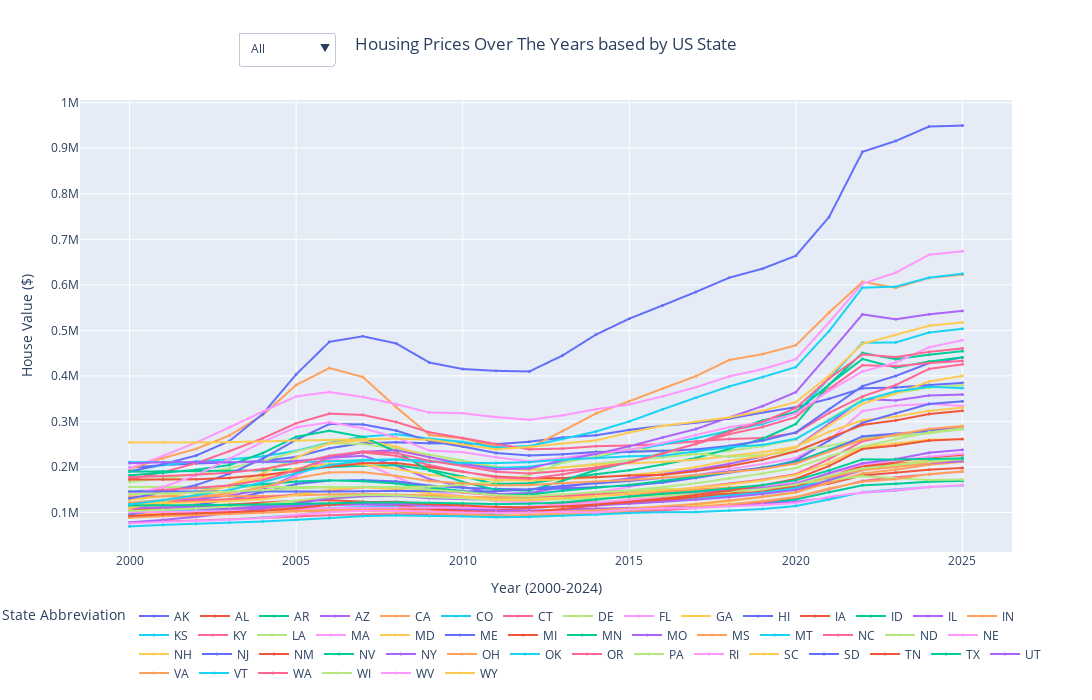

The notebook cell saved with this chart:
### Code cell
import plotly.express as px
import plotly.graph_objects as go

# Assuming hv is the home_value DataFrame
hv = home_value.copy()

region_mapping = {
    # list of states given, paired with their region
    'ME': 'Northeast', 'NH': 'Northeast', 'VT': 'Northeast', 'MA': 'Northeast', 
    'RI': 'Northeast', 'CT': 'Northeast', 'NY': 'Northeast', 'NJ': 'Northeast', 'PA': 'Northeast',
    
    'ND': 'Midwest', 'SD': 'Midwest', 'NE': 'Midwest', 'KS': 'Midwest', 'MN': 'Midwest', 'IA': 'Midwest',
    'MO': 'Midwest', 'WI': 'Midwest', 'IL': 'Midwest', 'IN': 'Midwest', 'OH': 'Midwest', 'MI': 'Midwest',
    
    'DE': 'South', 'MD': 'South', 'DC': 'South', 'VA': 'South', 'WV': 'South', 'NC': 'South', 'SC': 'South', 
    'GA': 'South', 'FL': 'South', 'KY': 'South', 'TN': 'South', 'AL': 'South', 'MS': 'South', 'AR': 'South', 
    'LA': 'South', 'OK': 'South', 'TX': 'South',
    
    'MT': 'West', 'ID': 'West', 'WY': 'West', 'CO': 'West', 'NM': 'West', 'AZ': 'West', 'UT': 'West', 
    'NV': 'West', 'WA': 'West', 'OR': 'West', 'CA': 'West', 'AK': 'West', 'HI': 'West'
}


# Add region column based on the state abbreviation
hv['RegionName'] = hv['StateName'].map(region_mapping)

# Grab Columns
categorical_columns = hv.columns[:5]
dates = hv.columns[5:]

# Convert to date time and melt the DataFrame
df_melted = hv.melt(id_vars=categorical_columns, value_vars=dates, var_name='Date', value_name='Value')
df_melted['Date'] = pd.to_datetime(df_melted['Date'])
df_melted = df_melted.dropna(subset=['Value'])

# Sort the DataFrame
df_sorted = df_melted.sort_values(by=["StateName", "Date"])
df_sorted['Year'] = df_sorted['Date'].dt.year
df_region = df_sorted.groupby(["StateName","Year"])['Value'].mean().reset_index()


# Create the Plotly scatter plot
fig = px.line(df_region, x="Year", y="Value", color="StateName", 
              title="Housing Prices Over The Years based by US State",
              labels={"Date": "Year (2000-2024)", "Value": "House Value ($)", "StateName": "State Abbreviation"},
              width=1400, height=700, hover_data=["StateName"], markers=True)

# Update layout for better spacing
fig.update_layout(
    legend_title="State Abbreviation",
    legend=dict(title="State Abbreviation", orientation="h", yanchor="bottom", y=-0.3, xanchor="right", x=1),
    xaxis_title="Year (2000-2024)",
    yaxis_title="House Value ($)",
    title_x=0.5  # Center the title
)

fig.update_traces(marker=dict(size=3))
    
trace_regions = [region_mapping[trace.name] for trace in fig.data]

def create_visibility(region):
    return [r == region if region != 'All' else True for r in trace_regions]

fig.update_layout(
    updatemenus=[
        {
            'buttons': [
                {
                    'label': 'All',
                    'method': 'update',
                    'args': [
                        {'visible': create_visibility('All')},
                        {'xaxis': {'title': 'Year'}, 'yaxis': {'title': 'Housing Price ($)'}}
                    ]
                },
                {
                    'label': 'Northeast',
                    'method': 'update',
                    'args': [
                        {'visible': create_visibility('Northeast')},
                        {'xaxis': {'title': 'Year'}, 'yaxis': {'title': 'Housing Price in the Northeast ($)'}}
                    ]
                },
                {
                    'label': 'Midwest',
                    'method': 'update',
                    'args': [
                        {'visible': create_visibility('Midwest')},
                        {'xaxis': {'title': 'Year'}, 'yaxis': {'title': 'Housing Price in the Midwest ($)'}}
                    ]
                },
                {
                    'label': 'South',
                    'method': 'update',
                    'args': [
                        {'visible': create_visibility('South')},
                        {'xaxis': {'title': 'Year'}, 'yaxis': {'title': 'Housing Price in the South ($)'}}
                    ]
                },
                {
                    'label': 'West',
                    'method': 'update',
                    'args': [
                        {'visible': create_visibility('West')},
                        {'xaxis': {'title': 'Year'}, 'yaxis': {'title': 'Housing Price in the West ($)'}}
                    ]
                }
            ],
            'direction': 'down',
            'showactive': True,
            'x': 0.17,
            'xanchor': 'left',
            'y': 1.15,
            'yanchor': 'top',
        }
    ]
)


fig.show()
